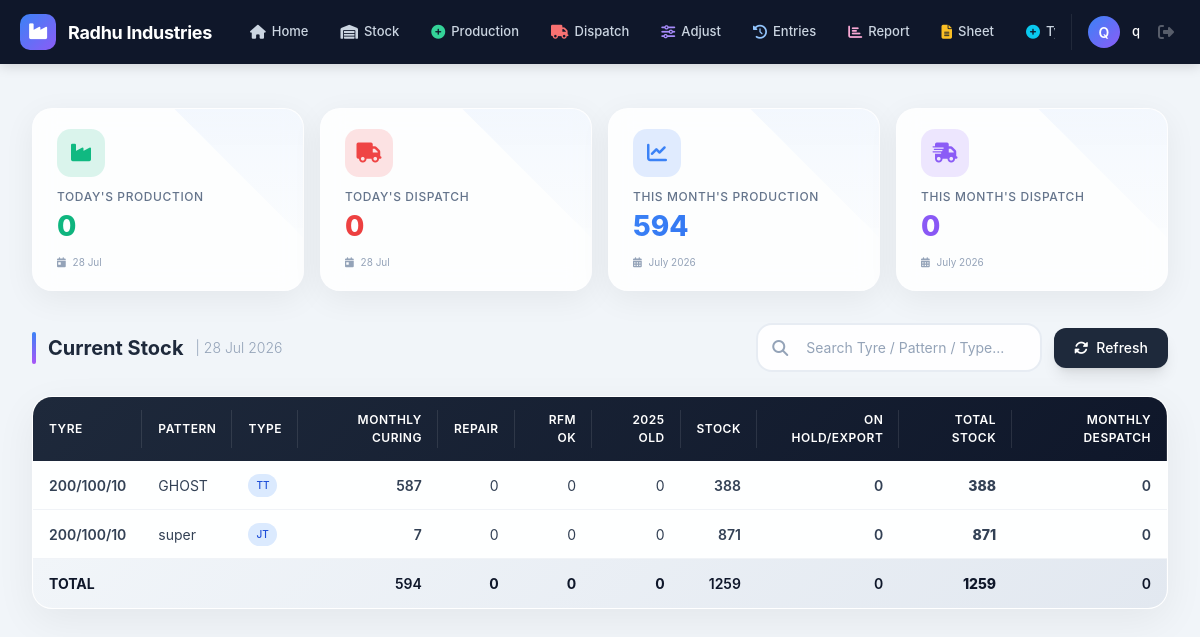
/tyre/ (signed in), run on an earlier commit of the app's database.
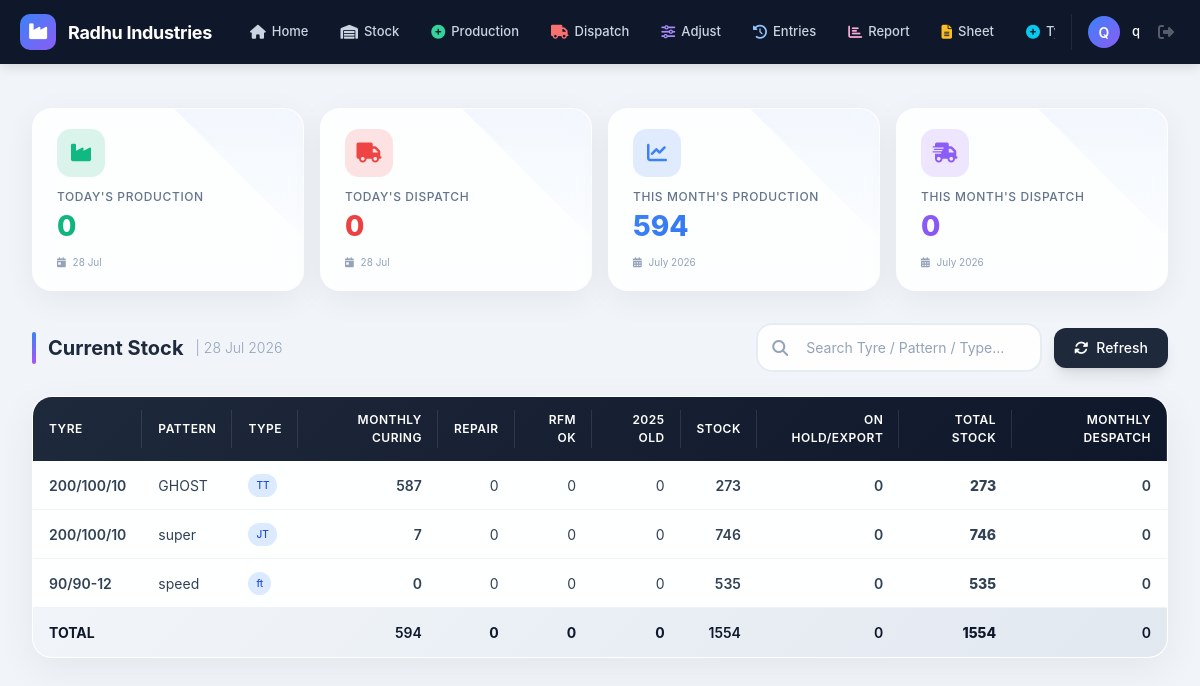
And on a later commit of the database.
### stock/models.py (models this page shows, shortened)
class TyreItem(models.Model):
    tyre = models.CharField("TYRE", max_length=50)
    pattern = models.CharField("PATTERN", max_length=80)
    type = models.CharField("TYPE", max_length=20)  # TT / TL
    weight = models.DecimalField(
        "Standard Weight (KG per tyre)", max_digits=6, decimal_places=2, default=0,
        help_text="Ek tyre ka standard/expected weight (KG mein)"
    )
    repair_tyre_stock = models.IntegerField("Repair Tyre Stock", default=0)
    rfm_ok_tyre = models.IntegerField("RFM OK Tyre", default=0)
    old_tyres_2025 = models.IntegerField("2025 Old Tyres", default=0)
    stock = models.IntegerField("STOCK", default=0)
    on_hold_export = models.IntegerField("On hold for Export / OR", default=0)
    is_active = models.BooleanField(default=True)
    created_at = models.DateTimeField(auto_now_add=True)
    class Meta:
        ordering = ["tyre", "pattern", "type"]
        unique_together = ("tyre", "pattern", "type")
    @property
    def total_stock(self):
        return (
            self.repair_tyre_stock
            + self.rfm_ok_tyre
            + self.old_tyres_2025
            + self.stock
            + self.on_hold_export
        )

### stock/views.py (the view)
# urls.py: path("", views.dashboard, name="tube_dashboard"),
@login_required
def dashboard(request):
    q = request.GET.get("q", "").strip()
    items = TyreItem.objects.filter(is_active=True)
    if q:
        items = items.filter(
            Q(tyre__icontains=q) | Q(pattern__icontains=q) | Q(type__icontains=q)
        )
    today = datetime.date.today()
    today_production = DailyEntry.objects.filter(entry_type="production", date=today).aggregate(t=Sum("quantity"))["t"] or 0
    today_dispatch = DailyEntry.objects.filter(entry_type="dispatch", date=today).aggregate(t=Sum("quantity"))["t"] or 0
    month_start = today.replace(day=1)
    for item in items:
        item.month_curing = DailyEntry.objects.filter(
            tyre_item=item, entry_type="production",
            date__gte=month_start, date__lte=today
        ).aggregate(t=Sum("quantity"))["t"] or 0
        item.month_despatch = DailyEntry.objects.filter(
            tyre_item=item, entry_type="dispatch",
            date__gte=month_start, date__lte=today
        ).aggregate(t=Sum("quantity"))["t"] or 0
    month_production = DailyEntry.objects.filter(entry_type="production", date__gte=month_start, date__lte=today).aggregate(t=Sum("quantity"))["t"] or 0
    month_dispatch = DailyEntry.objects.filter(entry_type="dispatch", date__gte=month_start, date__lte=today).aggregate(t=Sum("quantity"))["t"] or 0
    grand_total = sum(item.total_stock for item in items)
    total_stock_col = sum(item.stock for item in items)
    total_repair = sum(item.repair_tyre_stock for item in items)
    total_rfm = sum(item.rfm_ok_tyre for item in items)
    total_old = sum(item.old_tyres_2025 for item in items)
    total_hold = sum(item.on_hold_export for item in items)
    total_curing = sum(item.month_curing for item in items)
    total_despatch = sum(item.month_despatch for item in items)
    context = {
        "items": items,
        "q": q,
        "today": today,
        "today_production": today_production,
        "today_dispatch": today_dispatch,
        "month_production": month_production,
        "month_dispatch": month_dispatch,
        "grand_total": grand_total,
        "total_stock_col": total_stock_col,
        "total_repair": total_repair,
        "total_rfm": total_rfm,
        "total_old": total_old,
        "total_hold": total_hold,
        "total_curing": total_curing,
        "total_despatch": total_despatch,
    }
    return render(request, "stock/dashboard.html", context)

### templates/stock/dashboard.html (shortened to what the changed rows need)
{% extends "stock/base.html" %}
{% block content %}
{% load static %}
<div class="dashboard-container">
    <div class="flex flex-col md:flex-row md:items-center justify-between gap-4 mb-6">
        <div class="flex items-center gap-3">
            <h1 class="text-xl font-bold text-slate-800">Current Stock</h1>
        </div>
    </div>
    <div id="stock-table-wrapper">
        <div class="table-container">
            <div class="overflow-x-auto">
                <table class="w-full">
                    <thead class="table-header">
                        <tr>
                            <th class="text-left">TYRE</th>
                            <th class="text-left">PATTERN</th>
                            <th class="text-left">TYPE</th>
                            <th class="text-right">Monthly Curing</th>
                            <th class="text-right">Repair</th>
                            <th class="text-right">RFM OK</th>
                            <th class="text-right">2025 Old</th>
                            <th class="text-right">STOCK</th>
                            <th class="text-right">On Hold/Export</th>
                            <th class="text-right font-bold">TOTAL STOCK</th>
                            <th class="text-right">Monthly Despatch</th>
                        </tr>
                    </thead>
                    <tbody>
                        {% for item in items %}
                        <tr class="table-row">
                            <td class="font-semibold text-slate-800">{{ item.tyre }}</td>
                            <td>{{ item.pattern }}</td>
                            <td>
                                <span class="inline-block px-2 py-1 rounded-full text-[10px] font-medium
                                    {% if item.type == 'New' %}bg-green-100 text-green-700
                                    {% elif item.type == 'Used' %}bg-yellow-100 text-yellow-700
                                    {% else %}bg-blue-100 text-blue-700{% endif %}">
                                    {{ item.type }}
                                </span>
                            </td>
                            <td class="text-right stock-green">{{ item.month_curing }}</td>
                            <td class="text-right">{{ item.repair_tyre_stock }}</td>
                            <td class="text-right">{{ item.rfm_ok_tyre }}</td>
                            <td class="text-right">{{ item.old_tyres_2025 }}</td>
                            <td class="text-right stock-blue">{{ item.stock }}</td>
                            <td class="text-right stock-purple">{{ item.on_hold_export }}</td>
                            <td class="text-right stock-total">{{ item.total_stock }}</td>
                            <td class="text-right stock-red">{{ item.month_despatch }}</td>
                        </tr>
                        {% endfor %}
                    </tbody>
                    {% if items %}
                    <tfoot class="table-footer">
                        <tr>
                            <td colspan="3" class="text-slate-600">TOTAL</td>
                            <td class="text-right stock-green">{{ total_curing }}</td>
                            <td class="text-right">{{ total_repair }}</td>
                            <td class="text-right">{{ total_rfm }}</td>
                            <td class="text-right">{{ total_old }}</td>
                            <td class="text-right stock-blue">{{ total_stock_col }}</td>
                            <td class="text-right stock-purple">{{ total_hold }}</td>
                            <td class="text-right text-slate-900 font-extrabold">{{ grand_total }}</td>
                            <td class="text-right stock-red">{{ total_despatch }}</td>
                        </tr>
                    </tfoot>
                    {% endif %}
                </table>
            </div>
        </div>
    </div>
</div>
{% endblock %}

What changed in the data, as far as the page shows it:
changed TyreItem "GHOST": stock "388" → "273"; total_stock "388" → "273"
changed TyreItem "super": stock "871" → "746"; total_stock "871" → "746"
added TyreItem: tyre "90/90-12", pattern "speed", type "ft", month_curing "0", repair_tyre_stock "0", rfm_ok_tyre "0", old_tyres_2025 "0", stock "535", on_hold_export "0", total_stock "535", month_despatch "0"
Also different on the page:
{{ total_stock_col }}: "1259" → "1554"
{{ grand_total }}: "1259" → "1554"
